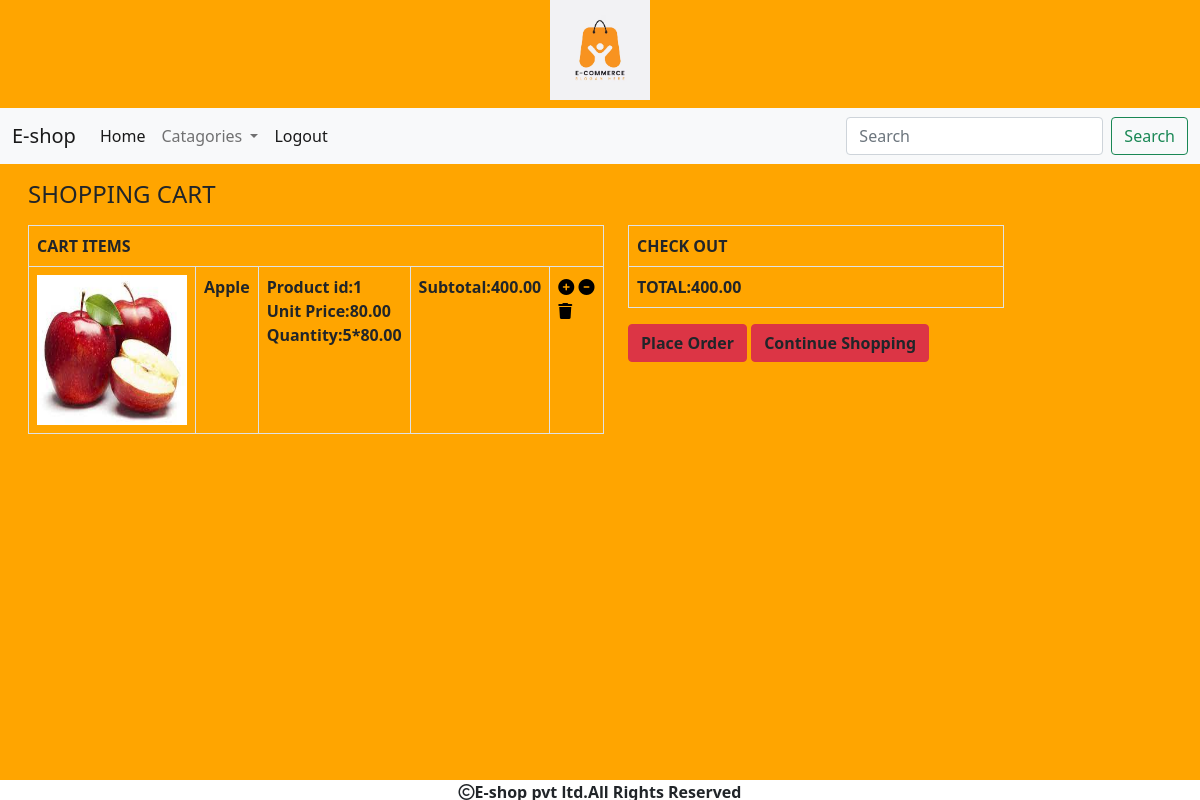
The app's page /cart/cartview (signed in) with its own data.
### cart/models.py (models this page shows, shortened)
class Cart(models.Model):
    product=models.ForeignKey(Product,on_delete=models.CASCADE)
    user=models.ForeignKey(User,on_delete=models.CASCADE)
    quantity=models.IntegerField()
    date_added=models.DateTimeField(auto_now_add=True)
    def subtotal(self):
        return self.quantity*self.product.price

### shop/models.py (models this page shows, shortened)
class Product(models.Model):
    name=models.CharField(max_length=200)
    desc=models.TextField()
    image=models.ImageField(upload_to='shop/products',blank=True,null=True)
    price=models.DecimalField(max_digits=10,decimal_places=2)
    category=models.ForeignKey(Category,on_delete=models.CASCADE)
    stock=models.IntegerField()
    available=models.BooleanField(default=True)
    created=models.DateTimeField(auto_now_add=True)
    updated=models.DateTimeField(auto_now=True)

### cart/views.py (the view)
# urls.py: path('cartview',views.cartview,name='cartview'),
def cartview(request):
    total=0
    u=request.user
    try:
     cart=Cart.objects.filter(user=u)
     for i in cart:
         total+=i.quantity*i.product.price
    except:
        pass
    return render(request,'cart.html',{'c':cart,'total':total})

### cart/context_processors.py (called while the page is built)
def productcount(request):
    item_count=0
    if request.user.is_authenticated:
        u=request.user
        try:
            cart=Cart.objects.filter(user=u)
            for i in cart:
                item_count=item_count+i.quantity
        except:
            item_count=0
    return {'count':item_count}

### shop/context_processors.py (called while the page is built)
def menu_links(request):
    c=Category.objects.all()
    return{'links':c}

### templates/cart.html
{% extends 'base.html' %}
{% load static %}
{% block content %}
{% if not c %}
<div CLASS="container mt-3">
    <h3 class="text-center">Cart is empty</h3>
    <h3 class="text-center text-success"><a href="{% url 'shop:allcat' %}">Continue shopping</a></h3>
</div>
{% else %}
<div class="container-fluid m-3">
<div class="row">
    <h4 class="table table-bordered">SHOPPING CART</h4>
    <div class="col-sm-6">
     <table class="table table-bordered">
         <tr><th colspan="5">CART ITEMS</th></tr>
        {% for i in c %}
        <tr>
            <td><img src="{{i.product.image.url}}" height="150px" width="150px"></td>
            <td><b>{{i.product.name}}</b></td>
            <td><b>Product id:{{i.product.id}}</b><br>
                <b>Unit Price:{{i.product.price}}</b><br>
                <b>Quantity:{{i.quantity}}*{{i.product.price}}</b></td>
            <td><b>Subtotal:{{i.subtotal}}</b></td>
            <td>
                {% if i.quantity < i.product.stock %}
                <a href="{% url 'cart:addtocart' i.product.name %}"><i style="color:black;" class="fa-solid fa-circle-plus"></i></a>
            <a href="{% url 'cart:cart_remove' i.product.name %}"><i style="color:black"; class="fa-solid fa-circle-minus"></i></a>
            <a href="{% url 'cart:full_remove' i.product.name %}"><i style="color:black"; class="fa-solid fa-trash"></i></a></td>
        {% else %}
            <a href="{% url 'cart:cart_remove' i.product.name %}"><i style="color:black"; class="fa-solid fa-circle-minus"></i></a>
            <a href="{% url 'cart:full_remove' i.product.name %}"><i style="color:black"; class="fa-solid fa-trash"></i></a></td>
        </tr>
         {% endif %}
        {% endfor %}
     </table>
    </div>
    <div class="col-sm-4">
        <table class="table table-bordered">
            <tr>
                <th colspan="4">CHECK OUT</th>
            </tr>
            <tr><td><b>TOTAL:{{total}}<b/></td></tr>
        </table>
        <a href="{% url 'cart:orderform' %}" class="btn btn-danger text-dark"><b>Place Order</b></a>
        <a href="{% url 'shop:allcat' %}" class="btn btn-danger text-dark"> <b>Continue Shopping</b></a>
    </div>
</div>
</div>
{% endif %}
{% endblock %}

### static/css/a.css (style rules this page uses)
body { background-color:#FFA500; }

### records on screen
Cart: product.image (picture), product.name "Apple", product.id "1", product.price "80.00", quantity "5", subtotal "400.00"

### other values on screen
{{ total }} "400.00"
